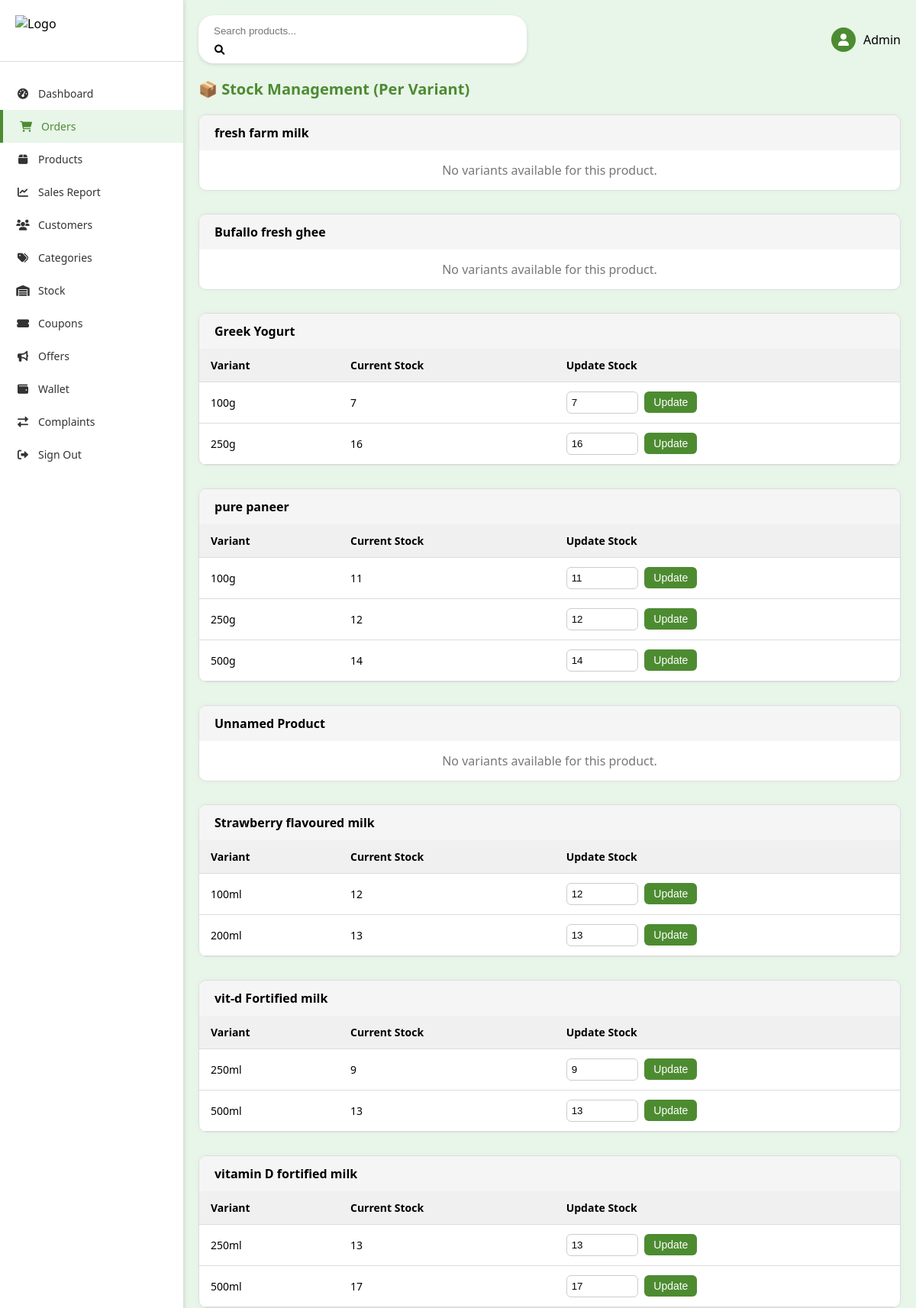
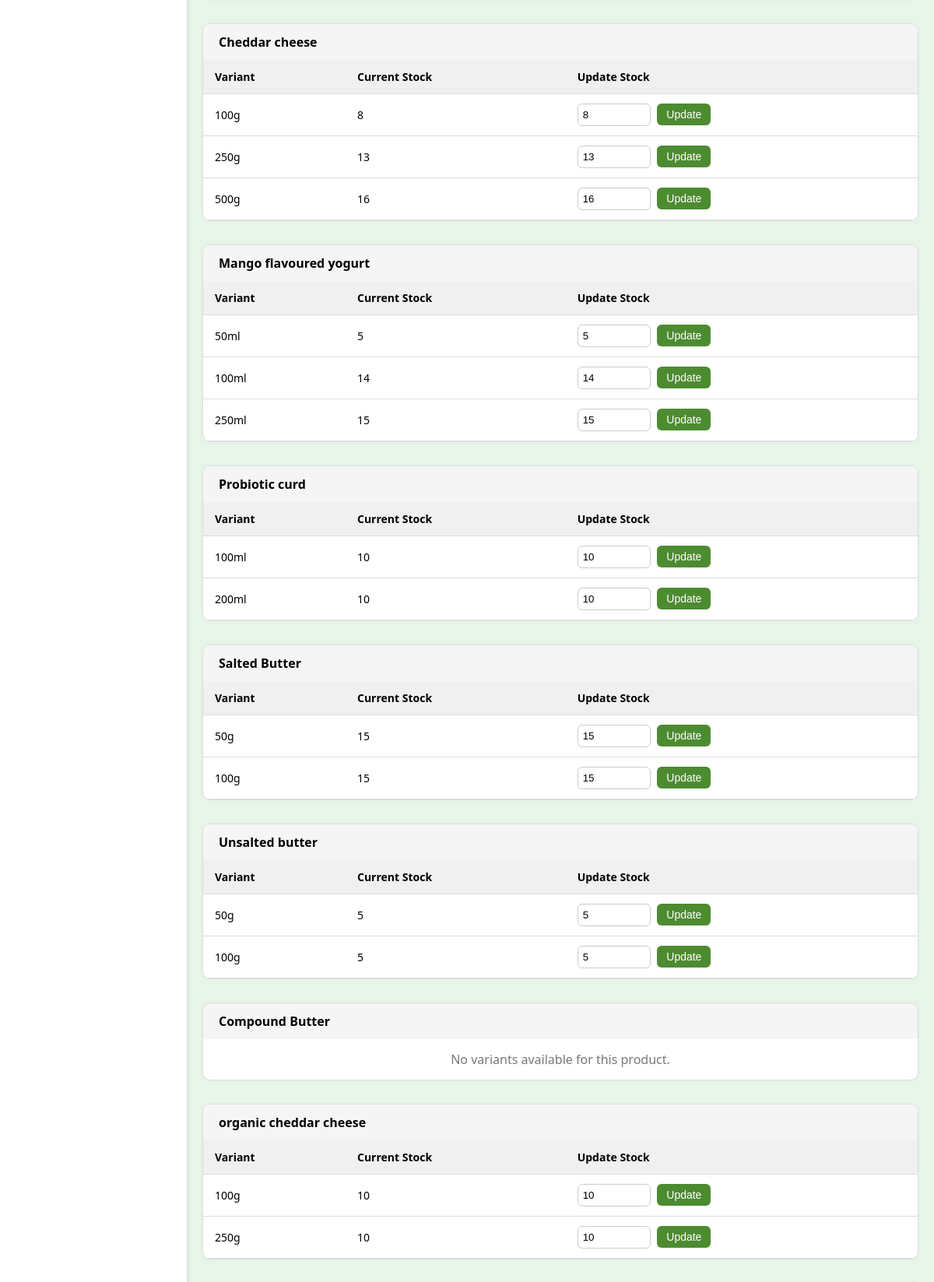
Page /accounts/stock/ (upper part) on the committed database (2 pictures, top to bottom).
### accounts/models.py (models this page shows, shortened)
class Product(models.Model):
    name = models.CharField(max_length=255, default="Unnamed Product")
    price = models.DecimalField(max_digits=10, decimal_places=2, default=0.00)
    description = models.TextField(blank=True, default="No description available.")
    composition = models.TextField(blank=True, default="No description available.")
    category = models.ForeignKey(
        Category, on_delete=models.CASCADE, default=1, related_name="products"
    )
    discounted_price = models.DecimalField(
        max_digits=10, decimal_places=2, default=0.00
    )
    is_deleted = models.BooleanField(default=False)
    is_blocked = models.BooleanField(default=False)
    is_listed = models.BooleanField(default=True)
    average_rating = models.FloatField(default=0.0)
    specs = models.TextField(blank=True)
    created_at = models.DateTimeField(default=timezone.now)
    main_image = models.ImageField(
        upload_to="products/", blank=True, null=True, default="default.jpeg"
    )
    images = models.ImageField(upload_to="product_images/", blank=True, null=True)

class ProductVariant(models.Model):
    product = models.ForeignKey(
        Product, related_name="variants", on_delete=models.CASCADE
    )
    variant_name = models.CharField(max_length=100)
    price = models.DecimalField(max_digits=10, decimal_places=2)
    stock = models.PositiveIntegerField(default=0)
    is_active = models.BooleanField(default=True)
    class Meta:
        constraints = [
            models.UniqueConstraint(
                fields=["product", "variant_name"], name="unique_variant_per_product"
            )
        ]

### accounts/views.py (the view)
# urls.py: path("accounts/stock/", views.inventory_list, name="inventory_list"),
def inventory_list(request):
    query = request.GET.get("q")
    if query:
        products = Product.objects.filter(name__icontains=query).prefetch_related(
            "variants"
        )
    else:
        products = Product.objects.all().prefetch_related("variants")
    return render(request, "admin_panel/inventory_list.html", {"products": products})

### templates/admin_panel/inventory_list.html (shortened to what this page needs)
{% extends 'admin_panel/base.html' %}
{% load static %}
{% block content %}
    <!DOCTYPE html>
    <html lang="en">
        <head>
            <link href="https://cdnjs.cloudflare.com/ajax/libs/font-awesome/6.0.0-beta3/css/all.min.css"
                  rel="stylesheet">
        </head>
        <body>
            <div class="container">
                <div class="sidebar">
                    <div class="logo">
                        <img src="{% static 'images/logo.png' %}" alt="Logo">
                    </div>
                    <div class="nav-menu">
                        <a href="{% url 'admin_panel:admin_dashboard' %}" class="nav-item">
                            <i class="fas fa-tachometer-alt"></i> Dashboard
                        </a>
                        <a href="{% url 'admin_panel:admin_order_list' %}"
                           class="nav-item active">
                            <i class="fas fa-shopping-cart"></i> Orders
                        </a>
                        <a href="{% url 'admin_panel:product_list' %}" class="nav-item">
                            <i class="fas fa-box"></i> Products
                        </a>
                        <a href="{% url 'admin_panel:sales_report' %}" class="nav-item">
                            <i class="fas fa-chart-line"></i> Sales Report
                        </a>
                        <a href="{% url 'admin_panel:user_list' %}" class="nav-item">
                            <i class="fas fa-users"></i> Customers
                        </a>
                        <a href="{% url 'admin_panel:category_list' %}" class="nav-item">
                            <i class="fas fa-tags"></i> Categories
                        </a>
                        <a href="{% url 'admin_panel:inventory_list' %}" class="nav-item">
                            <i class="fas fa-warehouse"></i> Stock
                        </a>
                        <a href="{% url 'admin_panel:coupon_list' %}" class="nav-item">
                            <i class="fas fa-ticket-alt"></i> Coupons
                        </a>
                        <a href="{% url 'admin_panel:offer_list' %}" class="nav-item">
                            <i class="fas fa-bullhorn"></i> Offers
                        </a>
                        <a href="{% url 'admin_panel:wallet_transactions_list' %}"
                           class="nav-item">
                            <i class="fas fa-wallet"></i> Wallet
                        </a>
                        <a href="{% url 'admin_panel:admin_return_requests' %}" class="nav-item">
                            <i class="fas fa-exchange-alt"></i> Complaints
                        </a>
                        <a href="{% url 'admin_panel:admin_logout' %}" class="nav-item">
                            <i class="fas fa-sign-out-alt"></i> Sign Out
                        </a>
                    </div>
                </div>
                <div class="main-content">
                    <div class="header">
                        <div class="search-bar">
                            <form method="get">
                                <input type="text"
                                       name="q"
                                       value="{{ request.GET.q }}"
                                       placeholder="Search products...">
                                <button type="submit">
                                    <i class="fas fa-search"></i>
                                </button>
                            </form>
                        </div>
                        <div class="user-info">
                            <div class="avatar">
                                <i class="fas fa-user"></i>
                            </div>
                            <span>Admin</span>
                        </div>
                    </div>
                    <h2 class="section-title">📦 Stock Management (Per Variant)</h2>
                    {% for product in products %}
                        <div class="product-block">
                            <div class="product-header">{{ product.name }}</div>
                            {% if product.variants.all %}
                                <table>
                                    <thead>
                                        <tr>
                                            <th>Variant</th>
                                            <th>Current Stock</th>
                                            <th>Update Stock</th>
                                        </tr>
                                    </thead>
                                    <tbody>
                                        {% for variant in product.variants.all %}
                                            <tr>
                                                <td>{{ variant.variant_name }}</td>
                                                <td>
                                                    {% if variant.stock > 0 %}
                                                        {{ variant.stock }}
                                                    {% else %}
                                                        <span class="out-of-stock">Out of Stock</span>
                                                    {% endif %}
                                                </td>
                                                <td>
                                                    <form method="post"
                                                          action="{% url 'admin_panel:update_stock' variant.id %}">
                                                        <input type="number"
                                                               name="stock"
                                                               value="{{ variant.stock }}"
                                                               min="0"
                                                               class="stock-input">
                                                        <button type="submit" class="btn">Update</button>
                                                    </form>
                                                </td>
                                            </tr>
                                        {% endfor %}
                                    </tbody>
                                </table>
                            {% else %}
                                <div class="no-variants">No variants available for this product.</div>
                            {% endif %}
                        </div>
                    {% empty %}
                        <p>No products found.</p>
                    {% endfor %}
                </div>
            </div>
        </body>
    </html>
{% endblock %}

### templates/admin_panel/inventory_list.html (style rules this page uses)
:root { --primary-color: #4d8b31; --secondary-color: #e8f5e9; --text-color: #333; --light-gray: #f5f5f5; --border-color: #ddd; }
body { background-color: var(--secondary-color); font-family: 'Segoe UI', Tahoma, Geneva, Verdana, sans-serif; margin: 0; padding: 0; }
.container { display: flex; min-height: 100vh; }
.sidebar { width: 240px; background-color: white; box-shadow: 2px 0 5px rgba(0, 0, 0, 0.1); padding: 20px 0; }
.logo { padding: 0 20px 20px; border-bottom: 1px solid var(--border-color); display: flex; align-items: center; }
.logo img { height: 40px; margin-right: 10px; }
.nav-menu { margin-top: 20px; }
.nav-item { padding: 12px 20px; display: flex; align-items: center; color: var(--text-color); text-decoration: none; transition: all 0.3s; font-size: 14px; }
.nav-item:hover, .nav-item.active { background-color: var(--secondary-color); color: var(--primary-color); border-left: 4px solid var(--primary-color); }
.nav-item i { margin-right: 10px; width: 20px; text-align: center; }
.main-content { flex-grow: 1; padding: 20px; }
.header { display: flex; justify-content: space-between; align-items: center; margin-bottom: 20px; }
.search-bar { display: flex; align-items: center; background-color: white; border-radius: 20px; padding: 8px 15px; box-shadow: 0 2px 5px rgba(0, 0, 0, 0.1); width: 100%; max-width: 400px; }
.search-bar input { border: none; outline: none; padding: 5px; width: 100%; }
.search-bar button { background: transparent; border: none; cursor: pointer; }
.user-info { display: flex; align-items: center; }
.user-info .avatar { width: 32px; height: 32px; border-radius: 50%; background-color: var(--primary-color); color: white; display: flex; align-items: center; justify-content: center; margin-right: 10px; }
h2.section-title { font-size: 20px; color: var(--primary-color); margin-bottom: 20px; }
.product-block { margin-bottom: 30px; border: 1px solid var(--border-color); border-radius: 10px; overflow: hidden; background-color: white; box-shadow: 0 0 8px rgba(0, 0, 0, 0.03); }
.product-header { background-color: var(--light-gray); padding: 12px 20px; font-weight: bold; font-size: 16px; }
table { width: 100%; border-collapse: collapse; }
th, td { padding: 12px 15px; border-bottom: 1px solid var(--border-color); font-size: 14px; }
th { background-color: #f0f0f0; text-align: left; }
.stock-input { width: 80px; padding: 6px; border: 1px solid #ccc; border-radius: 6px; }
.btn { padding: 6px 12px; border: none; border-radius: 6px; background-color: var(--primary-color); color: white; cursor: pointer; font-size: 14px; margin-left: 5px; }
.no-variants { padding: 15px; text-align: center; color: #777; }

### rows in the picture
Product: name "fresh farm milk", shows "No variants available for this product."
Product: name "Bufallo fresh ghee", shows "No variants available for this product."
Product: name "Greek Yogurt"
ProductVariant: variant_name "100g", stock "7"
ProductVariant: variant_name "250g", stock "16"
Product: name "pure paneer"
ProductVariant: variant_name "100g", stock "11"
ProductVariant: variant_name "250g", stock "12"
ProductVariant: variant_name "500g", stock "14"
Product: name "Unnamed Product", shows "No variants available for this product."
Product: name "Strawberry flavoured milk"
ProductVariant: variant_name "100ml", stock "12"
ProductVariant: variant_name "200ml", stock "13"
Product: name "vit-d Fortified milk"
ProductVariant: variant_name "250ml", stock "9"
ProductVariant: variant_name "500ml", stock "13"
Product: name "vitamin D fortified milk"
ProductVariant: variant_name "250ml", stock "13"
ProductVariant: variant_name "500ml", stock "17"
Product: name "Cheddar cheese"
ProductVariant: variant_name "100g", stock "8"
ProductVariant: variant_name "250g", stock "13"
ProductVariant: variant_name "500g", stock "16"
Product: name "Mango flavoured yogurt"
ProductVariant: variant_name "50ml", stock "5"
ProductVariant: variant_name "100ml", stock "14"
ProductVariant: variant_name "250ml", stock "15"
Product: name "Probiotic curd"
ProductVariant: variant_name "100ml", stock "10"
ProductVariant: variant_name "200ml", stock "10"
Product: name "Salted Butter"
ProductVariant: variant_name "50g", stock "15"
ProductVariant: variant_name "100g", stock "15"
Product: name "Unsalted butter"
ProductVariant: variant_name "50g", stock "5"
ProductVariant: variant_name "100g", stock "5"
Product: name "Compound Butter", shows "No variants available for this product."
Product: name "organic cheddar cheese"
ProductVariant: variant_name "100g", stock "10"
ProductVariant: variant_name "250g", stock "10"
